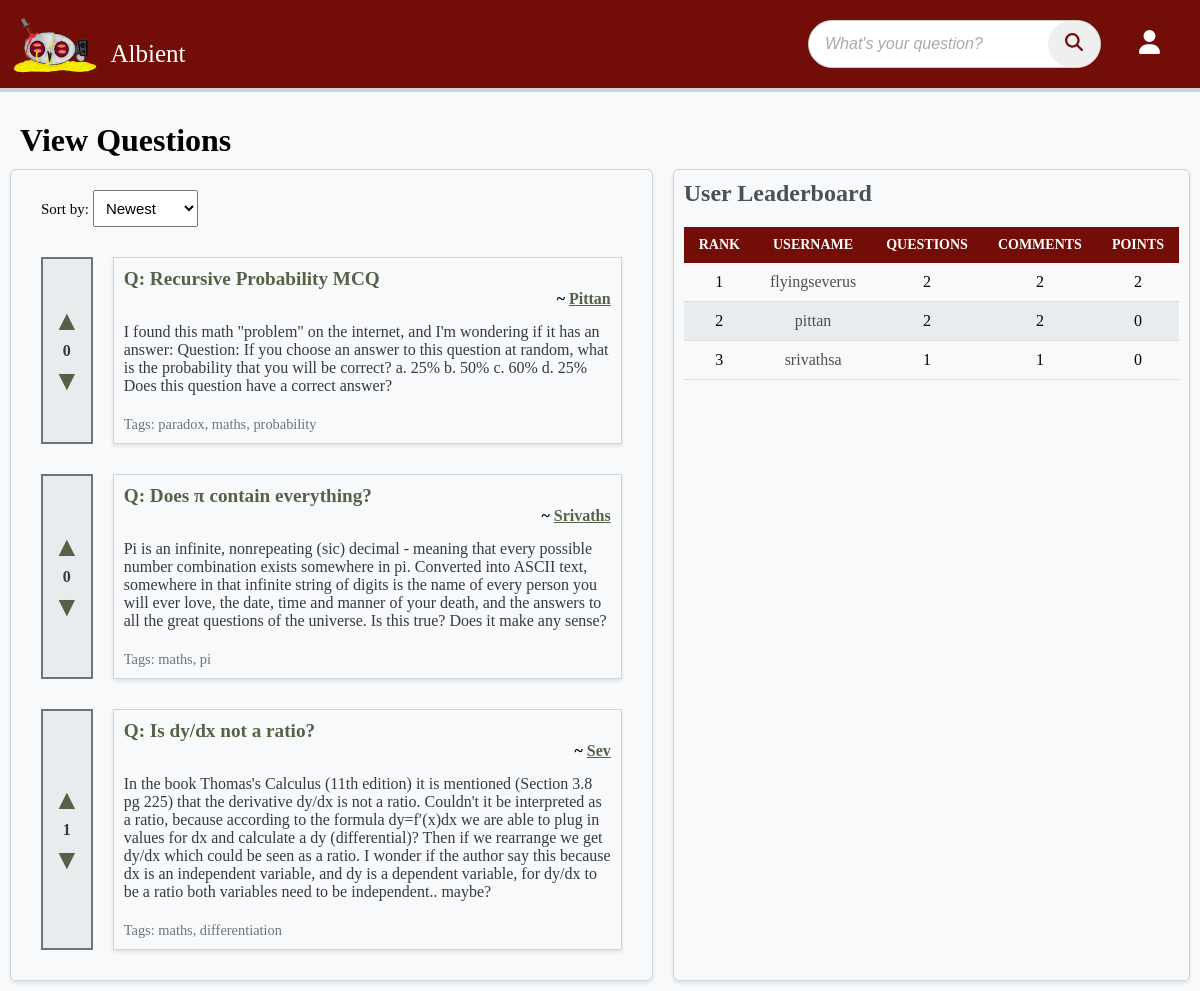
Screenshot of / (signed in) with the database file from the repository.
### albient/models.py (models this page shows)
class Question(db.Model):
    id = sa.Column(sa.Integer, primary_key=True, unique=True)
    title = sa.Column(sa.String(64))
    content = sa.Column(sa.Text)
    user_id = sa.Column(sa.Integer, sa.ForeignKey("user.id"))
    comments = relationship("Comment", backref="question", lazy=True)
    tags = sa.Column(sa.String(32))
    votes = sa.Column(sa.Integer, default=0)
    is_resolved = sa.Column(sa.Boolean, default=False)

class User(db.Model, UserMixin):
    id = sa.Column(sa.Integer, primary_key=True, unique=True)
    role_id = sa.Column(sa.Integer, default=0)  # 0 for normal users, 1 for admin
    email = sa.Column(sa.String(320))
    username = sa.Column(sa.String(64), nullable=False, unique=True)
    display_name = sa.Column(sa.String(32))
    password = sa.Column(sa.String(64), nullable=False)
    rep_points = sa.Column(sa.Integer)
    questions = relationship("Question", backref="op", lazy=True)
    replies = relationship("Comment", backref="op", lazy=True)

### albient/routes.py (the view, shortened to what this page needs)
@app.route("/home")
@app.route("/")
def home():
    sort_by = request.args.get("sort_by", "id")
    leaderboard_data = (
        db.session.query(
            User.id,
            User.username,
            func.count(Question.id).label("questions_asked"),
            func.count(Comment.id).label("comments_made"),
            func.sum(Question.votes).label("total_votes_received"),
        )
        .outerjoin(Question, User.id == Question.user_id)
        .outerjoin(Comment, User.id == Comment.user_id)
        .group_by(User.id)
        .order_by(func.sum(Question.votes).desc())
        .all()
    )
    if sort_by == "popularity":
        questions = Question.query.order_by(Question.votes.desc()).all()
    else:
        questions = Question.query.order_by(Question.id.desc()).all()
    return render_template(
        "home.html", questions=questions, leaderboard_data=leaderboard_data
    )

### albient/models.py (called while the page is built)
@login_manager.user_loader
def load_user(user_id):
    return User.query.get(int(user_id))

### albient/templates/home.html (shortened to what this page needs)
{% extends 'base.html' %}
{% block content %}
  <h1>View Questions</h1>
  <div class="parent">
    <div class="view_questions">
      <form method="get" action="{{ url_for('home') }}" class="sort-form">
        <label for="sort_by">Sort by:</label>
        <select id="sort_by" name="sort_by" onchange="this.form.submit()">
            <option value="id" {% if request.args.get('sort_by') == 'id' %}selected{% endif %}>Newest</option>
        </select>
      </form>
      {% for question in questions %}
      <div class="question">
        <div class="vote-buttons">
            <a class="vote-button upvote-icon" href="{{url_for('upvote_post', post_id=question.id, del=1) }}" >&#9650;</a>
            <span>{{ question.votes }}</span>
            <a class="vote-button downvote-icon" href="{{url_for('upvote_post', post_id=question.id, del=-1) }}">&#9660;</a>
        </div>
        <div class="notvotebuttons">
          <a href="{{ url_for('view_question', id=question.id) }}" class="question-title">Q: {{ question.title }}</a>
          <h4>~ <a href="{{ url_for('view_user', username=question.op.username)}}">{{ question.op.display_name }}</a> </h4>
          <p>{{ question.content }}</p>
          <small>Tags: {{ question.tags }}</small>
        </div>
      </div>
      {% endfor %}
    </div>
    <div class="ask_questions">
        <h2>User Leaderboard</h2>
        <table class="leaderboard">
          <thead>
              <tr>
                  <th>Rank</th>
                  <th>Username</th>
                  <th>Questions </th>
                  <th>Comments </th>
                  <th>Points</th>
              </tr>
          </thead>
          <tbody>
              {% for user in leaderboard_data %}
              <tr>
                  <td>{{ loop.index }}</td>
                  <td>
                    <a href="{{ url_for('view_user', username=user.username) }}">{{ user.username }}</a>
                  </td>
                  <td>{{ user.questions_asked or 0 }}</td>
                  <td>{{ user.comments_made or 0 }}</td>
                  <td>{{ user.total_votes_received or 0 }}</td>
              </tr>
              {% endfor %}
          </tbody>
      </table>
    </div>
  </div>
{% endblock %}

### albient/static/syles.css (style rules this page uses)
:root { --seasalt: #f8f9faff; --antiflash-white: #e9ecefff; --platinum: #dee2e6ff; --french-gray: #ced4daff; --french-gray-2: #adb5bdff; --slate-gray: #6c757dff; --outer-space: #495057ff; --onyx: #343a40ff; --eerie-black: #212529ff; --brick: #720E07; }
a:visited, a { color: #566246; }
* { margin: 0; padding: 0; }
body { min-height: 100vh; margin: 0; padding: 0; font-family: 'Monaspace Radon Var'; background: var(--seasalt); }
.parent { display: grid; grid-template-columns: 8fr 4fr; grid-template-rows: 1fr; grid-template-areas: "view_questions ask_questions"; }
.parent .view_questions .question { margin: 10px 10px; padding: 10px; display: flex; }
.parent .view_questions .question .vote-buttons { display: flex; flex-direction: column; justify-content: center; align-items: center; margin-right: 10px; font-size: 1em; font-weight: bold; color: var(--onyx); background-color: var(--antiflash-white); padding: 10px; border: 2px solid var(--slate-gray); }
.parent .view_questions .question .vote-buttons a { margin: 5px 0; font-size: 28px; text-decoration: none; cursor: pointer; }
.parent .view_questions .question .notvotebuttons { border: 1px solid var(--french-gray); padding: 10px; margin-left: 10px; box-shadow: 0 2px 4px rgba(0, 0, 0, 0.1); width: 100%; }
.parent .view_questions .question .notvotebuttons small { font-size: 0.9em; color: var(--slate-gray); }
.parent .view_questions .question .notvotebuttons a.question-title { font-size: 1.2em; font-weight: bold; text-decoration: none; }
.parent .view_questions .question .notvotebuttons p { font-size: 1em; color: var(--onyx); }
.parent .view_questions { border: 1px solid var(--french-gray); border-radius: 6px; padding: 10px; margin: 10px; box-shadow: 0 2px 4px rgba(0, 0, 0, 0.1); overflow: hidden; -ms-overflow-style: none; scrollbar-width: none; }
.parent .view_questions .sort-form { padding: 10px; margin-left: 10px; }
.parent .ask_questions { border: 1px solid var(--french-gray); border-radius: 6px; padding: 10px; margin: 10px; box-shadow: 0 2px 4px rgba(0, 0, 0, 0.1); }
.parent .ask_questions h2 { font-size: 1.5em; font-weight: bold; color: var(--outer-space); }
h1 { margin-left: 20px; }
.parent .ask_questions a { text-decoration: none; color: var(--outer-space); }
table { width: 100%; border-collapse: collapse; margin-top: 20px; }
table th, table td { padding: 10px 15px; text-align: center; }
table thead th { background-color: var(--brick); color: #fff; text-transform: uppercase; font-size: 14px; }
table tbody tr:nth-child(odd) { background-color: #f9f9f9; }
table tbody tr:nth-child(even) { background-color: #e9ecef; }
table tbody td { border-bottom: 1px solid #ddd; }
.sort-form select { padding: 8px; font-size: 15px; }
.sort-form label { font-size: 15px; }
.question p { margin-top: 15px; margin-bottom: 20px; }
.question h4 { text-align: right; }

### albient/static/navbar.css (style rules this page uses)
:root { --seasalt: #f8f9faff; --antiflash-white: #e9ecefff; --platinum: #dee2e6ff; --french-gray: #ced4daff; --french-gray-2: #adb5bdff; --slate-gray: #6c757dff; --outer-space: #495057ff; --onyx: #343a40ff; --eerie-black: #212529ff; --logo-color: #ff5733ff; --brick: #720E07; }

### rows the page displays
Question: votes "0", title "Recursive Probability MCQ", op.display_name "Pittan", content "I found this math \"problem\" on the internet, and I'm wondering if it has an answer: Question: If you choose an answer to this question at random, what is the probability that you will be correct? a. 25% b. 50% c. 60% d. 25% Does this question have a correct answer?", tags "paradox, maths, probability"
Question: votes "0", title "Does π contain everything?", op.display_name "Srivaths", content "Pi is an infinite, nonrepeating (sic) decimal - meaning that every possible number combination exists somewhere in pi. Converted into ASCII text, somewhere in that infinite string of digits is the name of every person you will ever love, the date, time and manner of your death, and the answers to all the great questions of the universe. Is this true? Does it make any sense?", tags "maths, pi"
Question: votes "1", title "Is dy/dx not a ratio?", op.display_name "Sev", content "In the book Thomas's Calculus (11th edition) it is mentioned (Section 3.8 pg 225) that the derivative dy/dx is not a ratio. Couldn't it be interpreted as a ratio, because according to the formula dy=f′(x)dx we are able to plug in values for dx and calculate a dy (differential)? Then if we rearrange we get dy/dx which could be seen as a ratio. I wonder if the author say this because dx is an independent variable, and dy is a dependent variable, for dy/dx to be a ratio both variables need to be independent.. maybe?", tags "maths, differentiation"
User: username "flyingseverus", questions_asked "2", comments_made "2", total_votes_received "2"
User: username "pittan", id "2", role "0"
User: username "srivathsa", questions_asked "1", comments_made "1", role "0"
